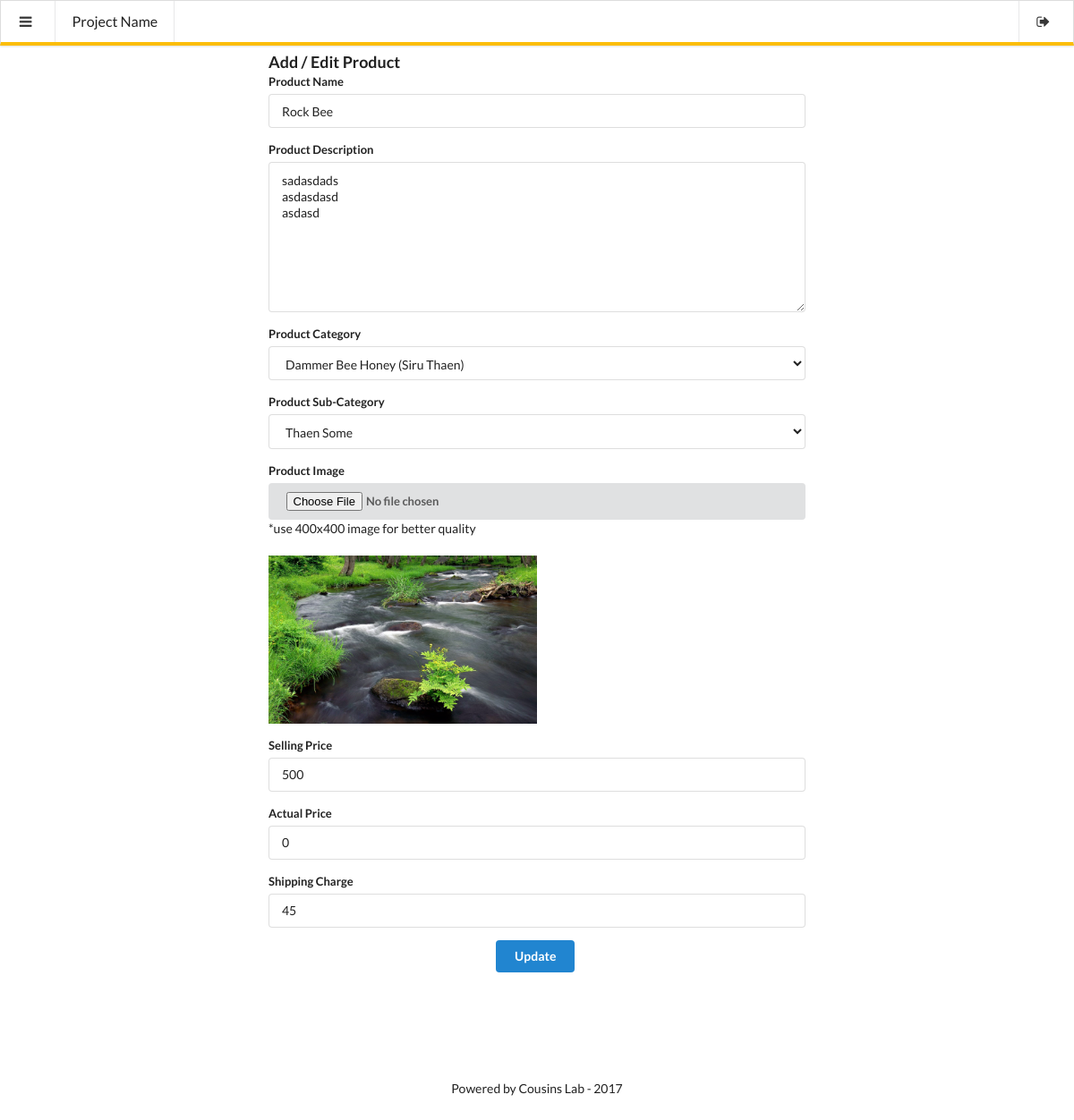
The app's page /admin/addproduct.php?pid=2 (signed in) with its own data.
### tables this page shows
CREATE TABLE IF NOT EXISTS `products` (
  `id` int(11) NOT NULL AUTO_INCREMENT,
  `subCategory` int(11) NOT NULL,
  `productName` varchar(255) NOT NULL,
  `productCompany` varchar(255) NOT NULL,
  `productPrice` int(11) NOT NULL,
  `productPriceBeforeDiscount` int(11) NOT NULL,
  `productDescription` longtext NOT NULL,
  `productImage` varchar(255) NOT NULL,
  `shippingCharge` int(11) NOT NULL,
  `productAvailability` int(11) NOT NULL DEFAULT '1',
  `postingDate` timestamp NOT NULL DEFAULT CURRENT_TIMESTAMP,
  `updationDate` varchar(255) NOT NULL,
  PRIMARY KEY (`id`)
);

CREATE TABLE IF NOT EXISTS `category` (
  `id` int(11) NOT NULL AUTO_INCREMENT,
  `categoryName` varchar(255) NOT NULL,
  `categoryDescription` longtext NOT NULL,
  `creationDate` timestamp NOT NULL DEFAULT CURRENT_TIMESTAMP,
  `updationDate` varchar(255) NOT NULL,
  `isAvailable` int(11) NOT NULL DEFAULT '1',
  `categoryImage` longtext NOT NULL,
  PRIMARY KEY (`id`)
);

CREATE TABLE IF NOT EXISTS `subcategory` (
  `id` int(11) NOT NULL AUTO_INCREMENT,
  `categoryid` int(11) NOT NULL,
  `subcategory` varchar(255) NOT NULL,
  `isAvailable` int(11) NOT NULL DEFAULT '1',
  `creationDate` timestamp NOT NULL DEFAULT CURRENT_TIMESTAMP,
  `updationDate` varchar(255) NOT NULL,
  PRIMARY KEY (`id`)
);

### admin/addproduct.php (the view, shortened to what this page needs)
<?php
include('../includes/config.php');
?>
<!DOCTYPE html>
<html lang="en">
<head>
	<link rel="stylesheet" href="../assets/semantic-ui/dist/semantic.css">
	<link rel="stylesheet" href="../assets/css/main.css">
	<link rel="stylesheet" type="text/css" href="../assets/css/owl.carousel.css">
</head>
<body>
	<?php include('includes/menu-bar.php');?>
	<div class="pusher">
		<div class="ui stackable page grid">
			<div class="row">
				<div class="four wide column">
				</div>
				<div class="eight wide column">
					<label class="ui header">Add / Edit Product</label>
					<form class="ui form" method="post" enctype="multipart/form-data">
						<?php
							if(strlen($_GET['pid'])>0)
							{
								$catid=intval($_GET['pid']);
								$sql = "SELECT products.id as prodid, products.subCategory as prodSubCatId, subcategory.categoryid as prodCatID, products.productName as productName, products.productDescription as prodDesc, products.productPrice as prodPrice, products.productPriceBeforeDiscount as prodDiscount, products.productImage as productImage, products.shippingCharge as prodShip, products.productAvailability as prodAvail, category.categoryName as catName, subcategory.subcategory as subCatName, subcategory.isAvailable as subCatAvail, category.isAvailable as catAvail from products JOIN subcategory ON products.subCategory = subcategory.id JOIN category ON category.id = subcategory.categoryid where products.id= $catid";
								$query = mysqli_query($connection,$sql);
								while($row=mysqli_fetch_array($query)){
						?>
							<div class="ui field">
								<label>Product Name</label>
								<input type="text" name="prodName" placeholder="Product name" value="<?php echo $row['productName']; ?>" required>
							</div>
							<div class="ui field">
								<label>Product Description</label>
								<textarea placeholder="Product description" name="prodDesc" required><?php echo $row['prodDesc']; ?></textarea>
							</div>
							<div class="ui field">
								<label>Product Category</label>
								<select name="cat" required onchange="getSubcat(this.value)">
									<?php
										$sqlcat = "SELECT * from category";
										$querycat = mysqli_query($connection,$sqlcat);
										while ($rowcat=mysqli_fetch_array($querycat)) {
									?>
										<option value="<?php echo $rowcat['id'] ?>" <?php if($rowcat['id']==$row['prodCatID']){ echo "selected";} ?>> <?php echo $rowcat['categoryName'] ?> </option>
									<?php
										}
									?>
								</select>
							</div>
							<div class="ui field">
								<label>Product Sub-Category</label>
								<select name="subcat" id="subcat" required>
									<?php
										$sqlsubcat = "SELECT * from subcategory where categoryid=".$row['prodCatID'];
										$querysubcat = mysqli_query($connection,$sqlsubcat);
										while ($rowsubcat=mysqli_fetch_array($querysubcat)) {
									?>
										<option value="<?php echo $rowsubcat['id'] ?>" <?php if($rowsubcat['id']==$row['prodSubCatId']){ echo "selected";} ?>> <?php echo $rowsubcat['subcategory'] ?> </option>
									<?php
										}
									?>
								</select>
							</div>
							<div class="ui field">
								<label>Product Image</label>
								<input type="file" class="ui small fluid button" id="imgInp" name="imgInp" accept="image/x-png,image/gif,image/jpeg">
								<span>*use 400x400 image for better quality<span/>
								<br><br>
								<img src="appimage/product/<?php echo $row['productName']."/".$row['productImage']; ?>" class="ui medium image" id="prodImgPre">
							</div>
							<div class="ui field">
								<label>Selling Price</label>
								<input type="number" name="selPri" placeholder="Selling Price" value="<?php echo $row['prodPrice']; ?>" required>
							</div>
							<div class="ui field">
								<label>Actual Price</label>
								<input type="number" name="actPri" placeholder="Actual Price" value="<?php echo $row['prodDiscount']; ?>" required>
							</div>
							<div class="ui field">
								<label>Shipping Charge</label>
								<input type="number" name="shipCha" placeholder="Shipping Charge" value="<?php echo $row['prodShip']; ?>" required>
							</div>
							<div class="ui field" align="center">
								<button type="submit" name="update" class="ui primary button">Update</button>
							</div>
						<?php
								}
							}
						?>
					</form>
				</div>
			</div>
			<div class="row footer" align="center" style="padding: 10% !important;">
				<div class="column">
					Powered by Cousins Lab - 2017
				</div>
			</div>
		</div>
	</div>
</body>
</html>

### assets/css/main.css (style rules this page uses)
.ui.grid { padding: 0px !important; }
.ui.grid > .row { padding: 0px !important; }
.ui.grid > .row > .column { padding: 0px; }
.pusher { padding-top: 6% !important; }

### records on screen
products: prodName "Rock Bee", prodDesc "sadasdads asdasdasd asdasd", cat "Dammer Bee Honey (Siru Thaen)", subcat "Thaen Some", productName+productImage (picture), selPri "500", actPri "0", shipCha "45"
